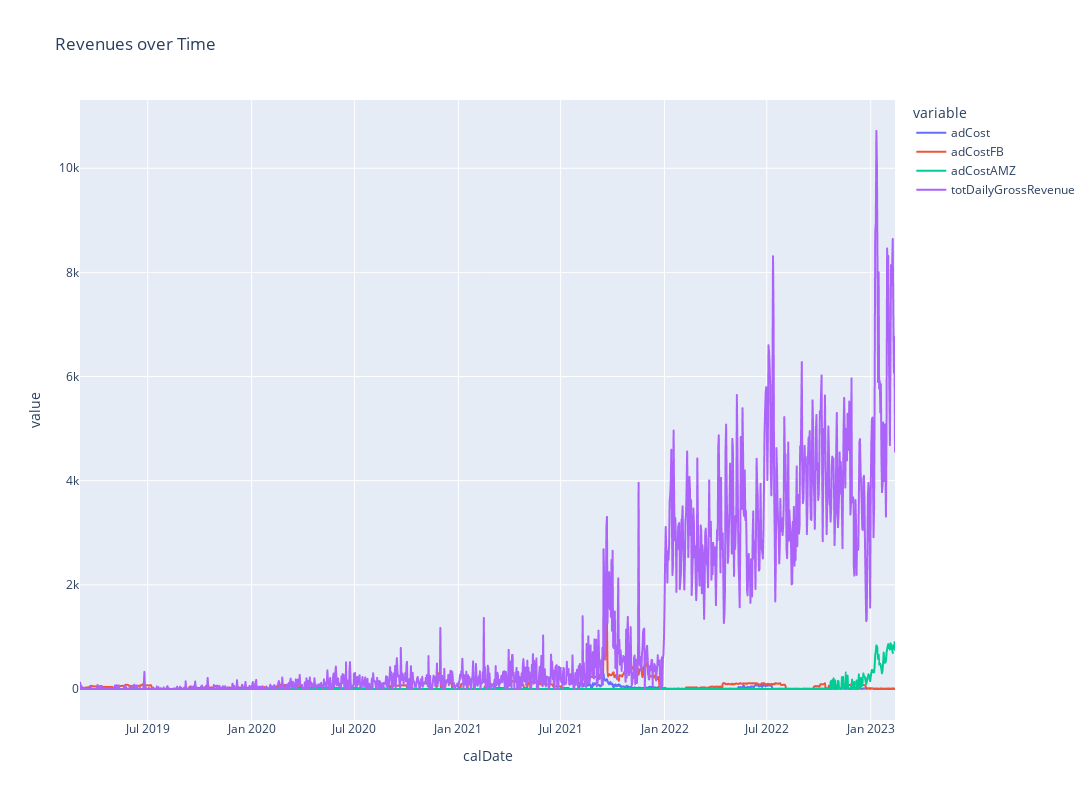

The notebook cell this image was saved under:
### Code cell
#data[['adCost','adCostFB','adCostAMZ','totDailyGrossRevenue']][-44:]
#data[['adCost','adCostFB','adCostAMZ','totDailyGrossRevenue']][:44]

fig = px.line(data, y=['adCost','adCostFB','adCostAMZ','totDailyGrossRevenue'],  title="Revenues over Time")
fig.update_layout(
    autosize=False,
    width=1600,
    height=800,)
fig.show()
#cumulative

### Figure 1 — Plotly figure (JSON) as saved in the notebook; plotly's stock layout.template omitted (floating-point values rounded to 4 significant figures; data arrays with more than 128 entries replaced by an {"elided": "..."} marker saying what was removed)
{"data": [{"hovertemplate": "variable=adCost<br>calDate=%{x}<br>value=%{y}<extra></extra>", "legendgroup": "adCost", "line": {"color": "#636efa", "dash": "solid"}, "marker": {"symbol": "circle"}, "mode": "lines", "name": "adCost", "showlegend": true, "type": "scattergl", "x": {"elided": "1444 str values"}, "xaxis": "x", "y": {"elided": "1444 float values"}, "yaxis": "y"}, {"hovertemplate": "variable=adCostFB<br>calDate=%{x}<br>value=%{y}<extra></extra>", "legendgroup": "adCostFB", "line": {"color": "#EF553B", "dash": "solid"}, "marker": {"symbol": "circle"}, "mode": "lines", "name": "adCostFB", "showlegend": true, "type": "scattergl", "x": {"elided": "1444 str values"}, "xaxis": "x", "y": {"elided": "1444 float values"}, "yaxis": "y"}, {"hovertemplate": "variable=adCostAMZ<br>calDate=%{x}<br>value=%{y}<extra></extra>", "legendgroup": "adCostAMZ", "line": {"color": "#00cc96", "dash": "solid"}, "marker": {"symbol": "circle"}, "mode": "lines", "name": "adCostAMZ", "showlegend": true, "type": "scattergl", "x": {"elided": "1444 str values"}, "xaxis": "x", "y": {"elided": "1444 float values"}, "yaxis": "y"}, {"hovertemplate": "variable=totDailyGrossRevenue<br>calDate=%{x}<br>value=%{y}<extra></extra>", "legendgroup": "totDailyGrossRevenue", "line": {"color": "#ab63fa", "dash": "solid"}, "marker": {"symbol": "circle"}, "mode": "lines", "name": "totDailyGrossRevenue", "showlegend": true, "type": "scattergl", "x": {"elided": "1444 str values"}, "xaxis": "x", "y": {"elided": "1444 float values"}, "yaxis": "y"}], "layout": {"autosize": false, "height": 800, "legend": {"title": {"text": "variable"}, "tracegroupgap": 0}, "title": {"text": "Revenues over Time"}, "width": 1600, "xaxis": {"anchor": "y", "domain": [0, 1], "title": {"text": "calDate"}}, "yaxis": {"anchor": "x", "domain": [0, 1], "title": {"text": "value"}}}}
